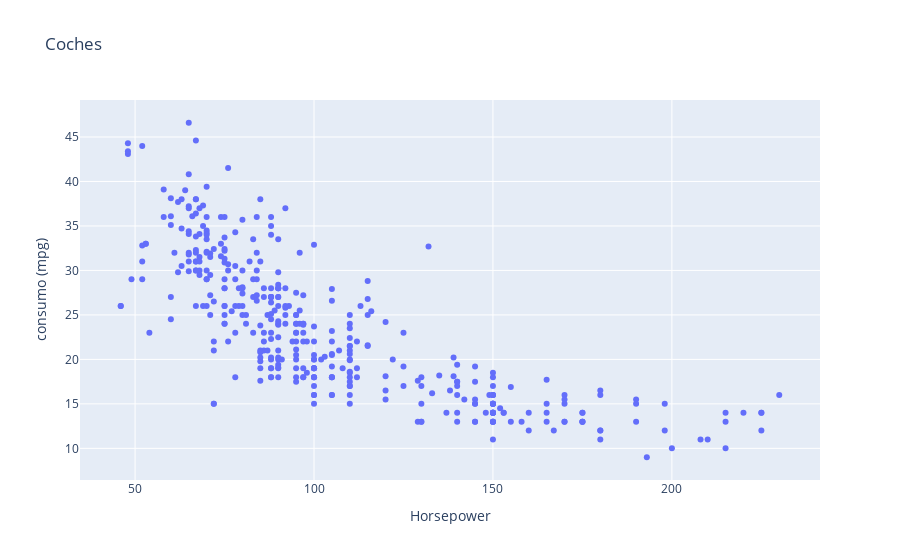

This figure's notebook cell:
### Code cell
datos = go.Scatter(x=valores['horsepower'], y=valores['mpg'], text=valores['name'], mode='markers')
capa = go.Layout(title='Coches', xaxis=dict(title='Horsepower'), yaxis=dict(title='consumo (mpg)'))
figure = go.Figure(data=datos, layout=capa)
pyo.iplot(figure)

### Figure 1 — Plotly figure (JSON) as saved in the notebook; plotly's stock layout.template omitted (floating-point values rounded to 4 significant figures; data arrays with more than 128 entries replaced by an {"elided": "..."} marker saying what was removed)
{"data": [{"mode": "markers", "text": {"elided": "398 str values"}, "type": "scatter", "x": {"elided": "398 str values"}, "y": {"elided": "398 float values"}}], "layout": {"title": {"text": "Coches"}, "xaxis": {"title": {"text": "Horsepower"}}, "yaxis": {"title": {"text": "consumo (mpg)"}}}}
